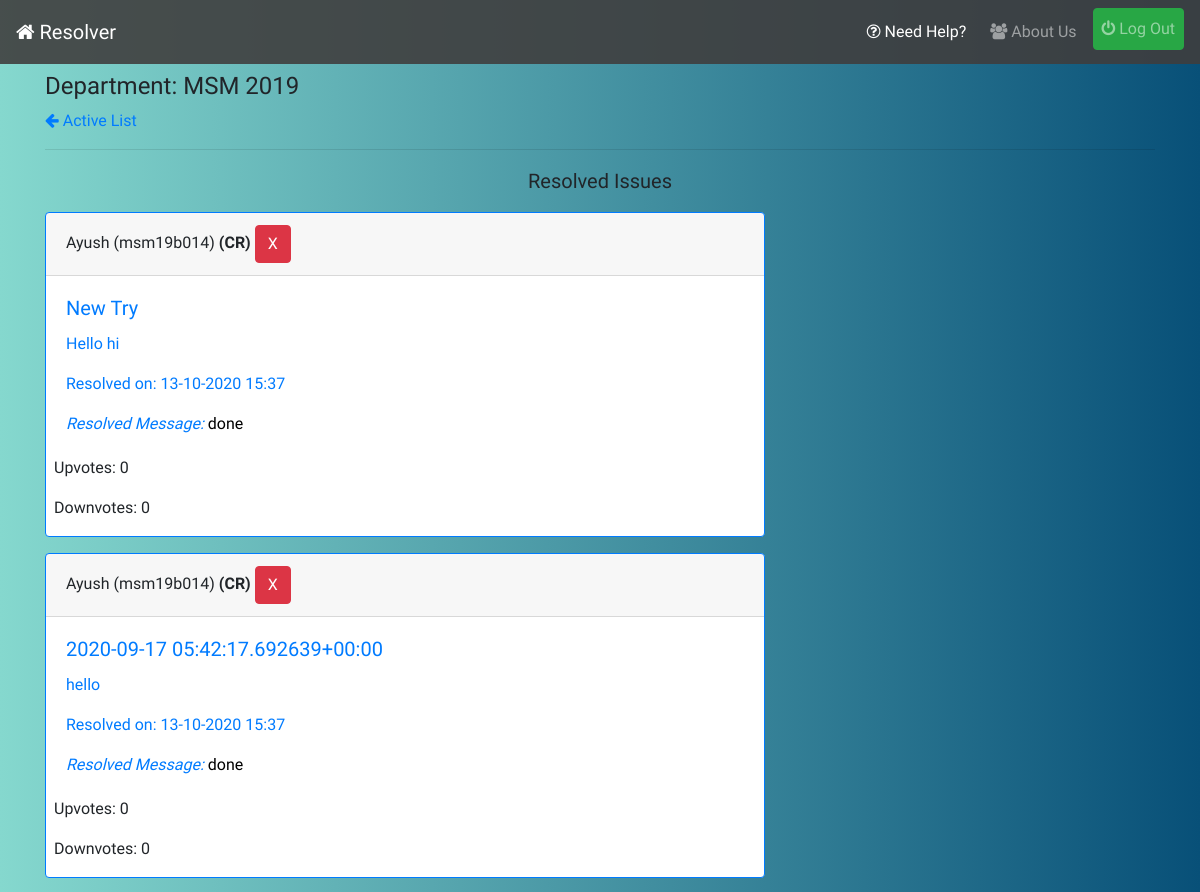
Page /resolved/ (signed in, upper part) on the earlier database version.
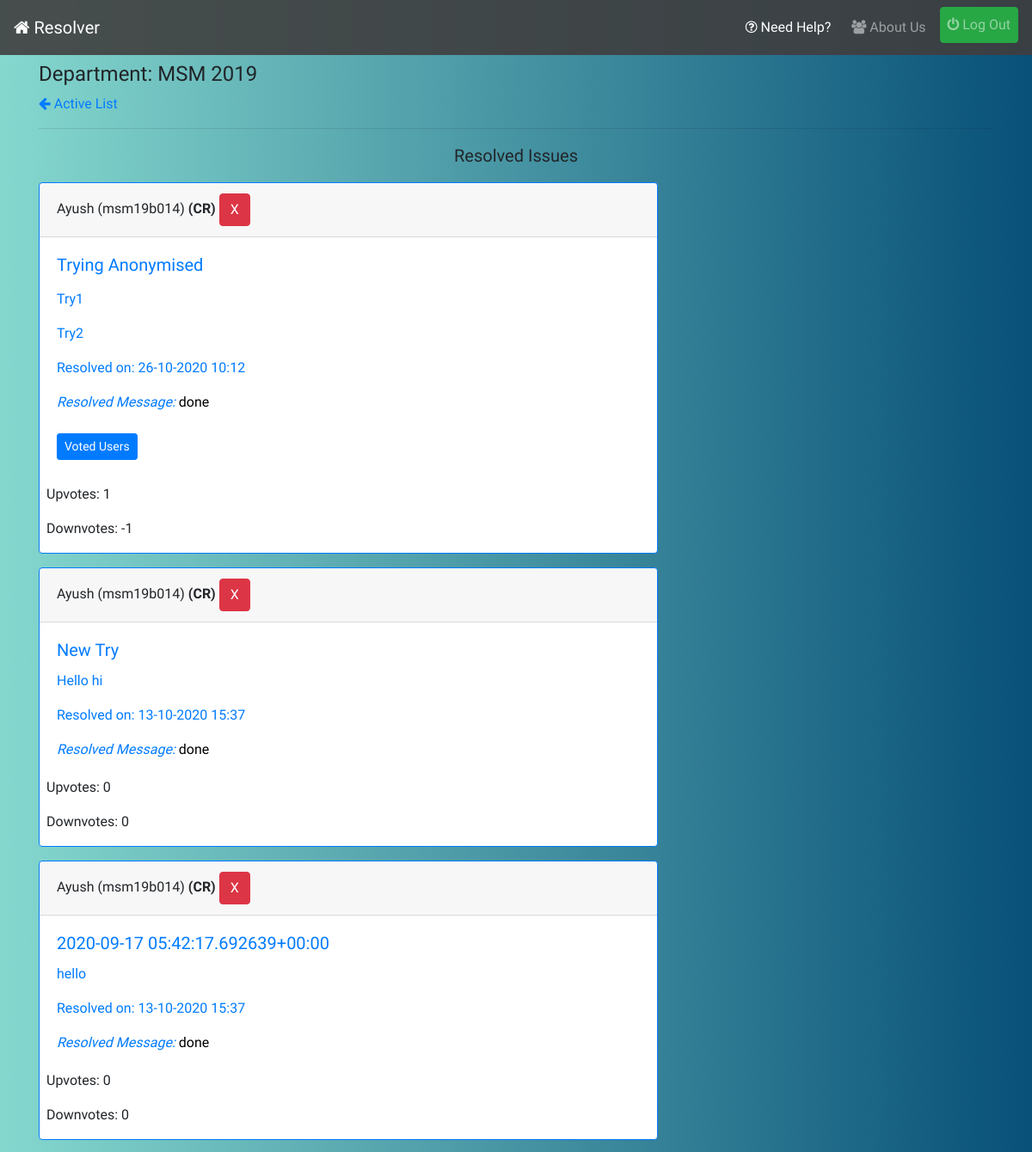
Same page on the later database version.
### reporter/models.py (models this page shows, shortened)
class Report(models.Model):
    user = models.ForeignKey(UserInfo,on_delete=models.CASCADE,blank=True)
    title = models.CharField('Subject',max_length=56)
    content = models.TextField('Issue')
    department = models.CharField(max_length=20,blank=True)
    year = models.CharField(max_length=4,blank=True)
    timestamp = models.DateTimeField(auto_now_add=True)
    updated = models.DateTimeField(auto_now=True)
    active = models.BooleanField(default=True)
    resolved = models.BooleanField(default=False)
    cr_line = models.CharField(max_length=256,null=True,blank=True)
    upvotes = models.IntegerField(default=0)
    downvotes = models.IntegerField(default=0)
    deadline = models.DateTimeField(null=True)
    anonymized = models.BooleanField(default=True,help_text = "CRs don't have Access to Voted Users!")
    class Meta:
        ordering = ['-timestamp']

### profiles/models.py (models this page shows, shortened)
class UserInfo(models.Model):
    user = models.OneToOneField(User,on_delete=models.CASCADE,related_name='info')
    is_cr = models.BooleanField(default=False)
    department = models.CharField(max_length=20)
    join_year = models.CharField(max_length=4)
    institute = models.ForeignKey(Institute,on_delete=models.CASCADE,related_name='allusers')
    registered_on = models.DateTimeField(auto_now_add=True)
    total_upvotes = models.IntegerField(default=0)
    total_downvotes = models.IntegerField(default=0)
    total_novotes = models.IntegerField(default=0)
    class Meta:
        ordering = ['-total_upvotes','-total_downvotes','-total_novotes']

class User(AbstractUser):
    pass

### reporter/views.py (the view)
# urls.py: path('resolved/',views.resolved_view,name='resolved'),
@login_required
def resolved_view(request):
    qs = Report.objects.filter(active=False,department=request.user.info.department,year=request.user.info.join_year,resolved=True).order_by('-updated')
    return render(request,'reporter/resolved.html',{'issue_list':qs})

### infolist/context-processors.py (called while the page is built)
def pending_info_list_context(request):
    if request.user.is_superuser:
        return {}
    pending = -1
    if request.user.is_authenticated:
        pending = InfoList.objects.filter(department=request.user.info.department,year=request.user.info.join_year,approved=False).count()
    return {"pending_info_list":pending}

### reporter/context-processors.py (called while the page is built)
def pending_issue_list_context(request):
    if request.user.is_superuser:
        return {}
    pending=-1
    if request.user.is_authenticated:
        pending = Report.objects.filter(active=False,department=request.user.info.department,year=request.user.info.join_year,resolved=False).count()
    return {"pending_issue_count":pending}

def resolved_issue_list_context(request):
    if request.user.is_superuser:
        return {}
    resolved=-1
    if request.user.is_authenticated:
        resolved = Report.objects.filter(active=False,department=request.user.info.department,year=request.user.info.join_year,resolved=True).count()
    return {"resolved_issue_count":resolved}

### reporter/templates/reporter/resolved.html (shortened to what this page needs)
{% extends 'base.html' %}
{% load static %}
{% block content %}
{% if request.user.is_authenticated %}
    <h4 class="mt-2">Department: {{request.user.info.department|upper}} {{request.user.info.join_year}}</h4>
    <a href="{% url 'reporter:index' %}"><i class="fa fa-arrow-left"></i> Active List</a>
    <hr>
    <p class="mt-2 lead text-center">Resolved Issues</p>
    {% for issue in issue_list %}
    <div class="card border-primary mb-3" style="max-width: 45rem;">
        <div class="card-header">{{issue.user.user.first_name}} ({{issue.user.user.username}}) {% if issue.user.is_cr %}<strong>(CR)</strong>{% endif %} {% if request.user.info.is_cr %}<button type="button" class="btn btn-danger" data-toggle="modal" data-target="#deleteModal">X</button>{% endif %}</div>
        <div class="card-body text-primary">
            <h5 class="card-title">{{issue.title}}</h5>
            <p class="card-text" >{{issue.content|safe}}</p>
            <p class="card-text">Resolved on: {{issue.updated|date:'d-m-Y H:i'}}</p>
            <p class="card-text resolve-message"><em>Resolved Message: </em><span style="color: black;">{{issue.cr_line}}</span></p>
            {% if not issue.anonymized %}
            <a class="btn btn-primary btn-sm my-2" href="{% url 'reporter:voted-users' issue.id %}">Voted Users</a>
            {% endif %}
        </div>
        <div class="results ml-2">
            <p>Upvotes: {{issue.upvotes}}</p>
            <p>Downvotes: {{issue.downvotes}}</p>
        </div>
    </div>
    {% empty %}
    <p class="lead">No Issues, Resolved yet!</p>
    {% endfor %}
{% endif %}
{% endblock %}

Differences in the rows shown:
now on this page (row edited): Report: user.user.first_name "Ayush", user.user.username "msm19b014", shows "(CR)", title "Trying Anonymised", content "Try1 Try2", updated "26-10-2020 10:12", cr_line "done", anonymized "Voted Users", upvotes "1", downvotes "-1"
